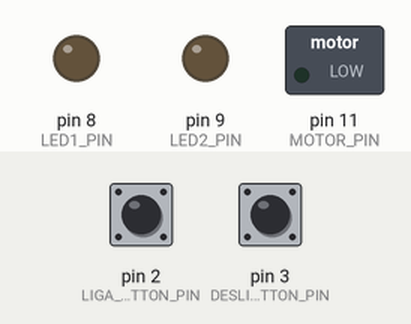
This sketch was run on a simulated Arduino Uno, built with avr-gcc and run on an emulated ATmega328P. Shown: switched loads named in the sketch (green lamp = pin HIGH), output pins drawn as LEDs (lit = HIGH). Inputs (shaded band) come from the test bench; at power-on: pin 2 (LIGA_BUTTON_PIN) HIGH, pin 3 (DESLIGA_BUTTON_PIN) HIGH.

Above: at 5.0 s.
5.1 s: pin 2 (LIGA_BUTTON_PIN) pulled LOW for 0.15 s
At 6.3 s:
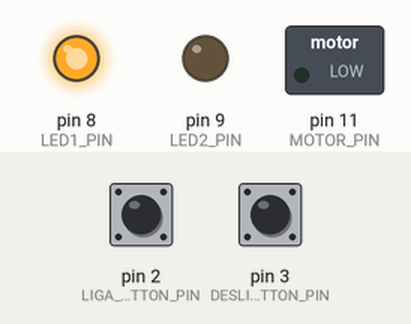
6.7 s: pin 3 (DESLIGA_BUTTON_PIN) pulled LOW for 0.15 s
At 7.7 s:
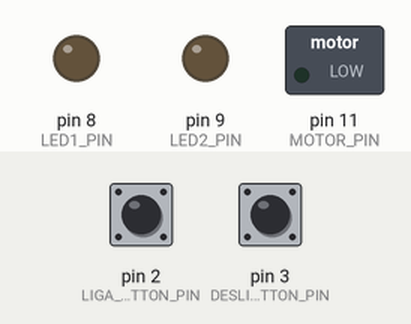
8.3 s: pin 2 (LIGA_BUTTON_PIN) pulled LOW for 1 s
At 8.9 s:
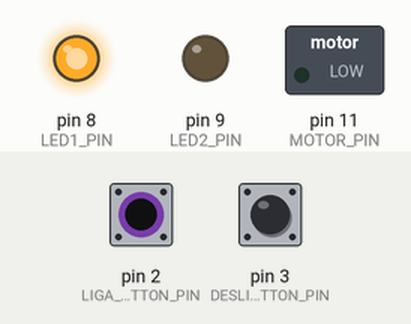
Timing chart, 0 to 11.3 s (numbered marks = the images above; inputs shaded):
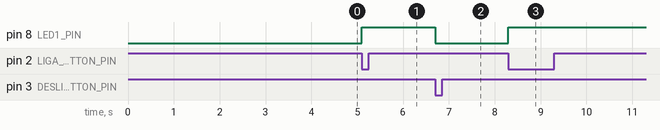

Measured:
- after the input at 5.1 s, pin 8 (LED1_PIN): LOW → HIGH at once
- after the input at 6.7 s, pin 8 (LED1_PIN): HIGH → LOW at once
- after the input at 8.3 s, pin 8 (LED1_PIN): LOW → HIGH at once

The sketch:

questao_1.ino
```cpp
#include <avr/io.h>

#define LIGA_BUTTON_PIN PD2      // Botão LIGA no PD2 (INT0)
#define DESLIGA_BUTTON_PIN PD3   // Botão DESLIGA no PD3 (INT1)
#define LED1_PIN PB0             // LED 1 no PB0
#define LED2_PIN PB1             // LED 2 no PB1
#define MOTOR_PIN PB3            // Motor PWM no PB3 (OC0A)

uint8_t motorOn = 0;
uint8_t pwmValue = 0;

// Interrupção do botão LIGA
ISR(INT0_vect) {
    motorOn = 1;
    pwmValue = 0;
    PORTB |= (1 << LED1_PIN);                           // Liga LED1 ao iniciar
}

// Interrupção do botão DESLIGA
ISR(INT1_vect) {
    motorOn = 0;
    pwmValue = 0;
    OCR0A = 0;                                          // Desliga o motor
    PORTB &= ~((1 << LED1_PIN) | (1 << LED2_PIN));      // Desliga LEDs
}

int main() {
    // Configuração dos pinos
    DDRD &= ~((1 << LIGA_BUTTON_PIN) | (1 << DESLIGA_BUTTON_PIN));      // Botões como entrada
    DDRB |= (1 << LED1_PIN) | (1 << LED2_PIN) | (1 << MOTOR_PIN);       // LEDs e motor como saída

    // Configuração do Timer0 para PWM no motor
    TCCR0A |= (1 << WGM00) | (1 << WGM01) | (1 << COM0A1);              // Modo Fast PWM, OC0A como saída PWM
    TCCR0B |= (1 << CS01);  // Pre-scaler de 8

    // Configuração das interrupções nos botões
    EICRA |= (1 << ISC01) | (1 << ISC11);                               // INT0 e INT1 para borda de descida
    EIMSK |= (1 << INT0) | (1 << INT1);                                 // Habilita INT0 e INT1

    sei();

    while (1) {
        if (motorOn) {
            if (pwmValue < 255) {
                pwmValue++;
                OCR0A = pwmValue;
                _delay_ms(39);                          // Aproximadamente 10 segundos para atingir 100%

                if (pwmValue >= 127) {                  // Quando atinge 50% da velocidade
                    PORTB &= ~(1 << LED1_PIN);          // Desliga LED1
                    PORTB |= (1 << LED2_PIN);           // Liga LED2
                }
            }
        }
    }

    return 0;
}
```
